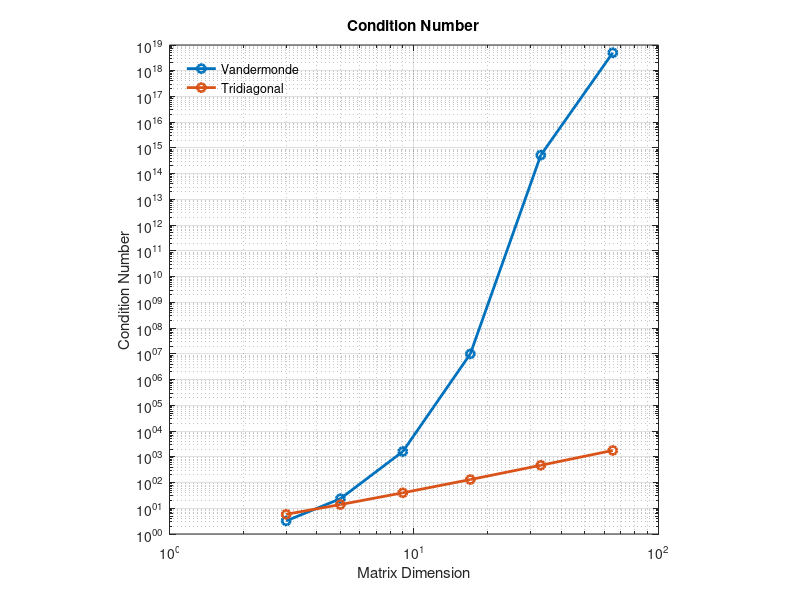

MATLAB code for this plot: (Note: this script raises an error after producing the figure.)
%%
% Daniel Torres
% Homework 3a
% CSCI 3656 
% Fall 2019

close all; clear all; clc;

%% Part 1: n_k x n_k Vandermonde and tridiagonal matrices

% Create a Vandermonde matrix 
n = 11;
x = linspace(-1, 1, n);
Vandermonde = fliplr(vander(x)); % orients columns appropriately

% Create an n x n tridiagonal matrix
tri_diag_mat = full(gallery('tridiag', n, 1, -2, 1));

% create n_k vector 
iters = 6;
n_k = zeros(1,iters);
for k =1:iters
    n_k(k) = 2^k+1; 
end

% Create n_k x n_k Vandermonde matrix and n_k x n_k tridiagonal matrix
V_cond_numbers = zeros(1,iters); % preallocate space
tri_cond_numbers = zeros(1,iters); % preallocate space
for i = 1:length(n_k)
    
    % create Vandermonde matrices
    x = linspace(-1,1,n_k(i));
    V = fliplr(vander(x));
    V_cond_numbers(i) = cond(V); % find condition number and store it
    
    % create tridiagonal matrices
    tri_diag_mat = full(gallery('tridiag', n_k(i), 1, -2, 1));
    tri_cond_numbers(i) = cond(tri_diag_mat); % find condiion number 
    
end

figure(1);
loglog(n_k,V_cond_numbers,'-o','LineWidth',2);
hold on
loglog(n_k,tri_cond_numbers,'-o','LineWidth',2);
axis square
grid on
title('Condition Number');
xlabel('Matrix Dimension');
ylabel('Condition Number');
legend('Vandermonde','Tridiagonal','Location','Northwest');
legend boxoff

% It can be seen that the condition numbers for the Vandermonde matrices increase
% much faster than for the tridiagonal matrices. 

%% Part 2: 33 x 33 Vandermonde matrix

% Create 33 x 33 Vandermonde matrix
n_2 = 33;
x_2 = linspace(-1, 1, n_2);
A = fliplr(vander(x_2)); % orients columns appropriately
b = rand(33,1); % create random b vector
x_true = A \ b; % solve for true solution using backslash

%% Part 3: QR Decomposition, my_qr_solver function

x_est = my_qr_solver(A,b); % estimated solution with my qr solver function
rel_err = norm(x_true-x_est)./norm(x_true); % compute relative error
fprintf('The norm of the relative error was calculated to be: %f.\n\n',rel_err);

%% Part 4: Timing Study

time_iters = 25; % time study iterations
slash_time = zeros(1,time_iters); % preallocate space
qr_time = zeros(1,time_iters); % preallocate space
n = 30; % size of A matrix and b vector 
x = linspace(-1, 1, n);
A = fliplr(vander(x)); % orients columns appropriately

% for this time study I created a random vector b for every iteration and
% solve that using the same A matrix. 

for i = 1:time_iters 
   
   b = randn(n,1); % create random number vector b 
   tic; % start clock for backslash operation
   x_sol = A \ b; % solve system using backslash
   slash_time(i) = toc; % stop clock and store time in backslash vector
   
   tic; % start clock for my_qr_function 
   x_est = my_qr_solver(A,b); % solve system using my_qr_solver function
   qr_time(i) = toc; % stop clock and store time in qr vector
end

avg_slash_time = mean(slash_time); % find average duration time for backslash
avg_qr_time = mean(qr_time); % find average duration time for qr function

fprintf('The average duration for the backslash was: %f seconds.\n',avg_slash_time);
fprintf('The average duration for qr decomp was: %f seconds.\n',avg_qr_time);
% It can be seen that the backslash which actually uses LU decomp is faster
% than qr decomposition.

function [x] = my_qr_solver(A,b) % qr decomp implementation
%   INPUTS:
%   A: matrix
%   b: vector
%
%   OUTPUT:
%   x: estimated solution using QR decomposition

% used this link to find out how linsolve works: 
% https://www.mathworks.com/help/matlab/ref/linsolve.html

    [Q,R] = qr(A); % compute QR decomposition of A
    y = Q'*b; % solve for y
    x = linsolve(R,y); % solve for x using Matlab backsolver
end



